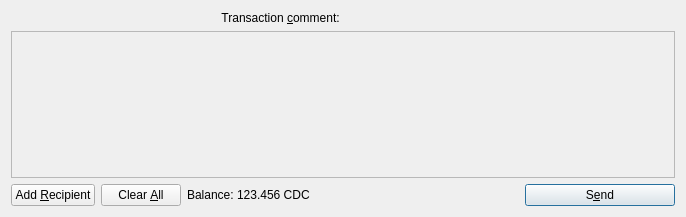
<?xml version="1.0" encoding="UTF-8"?>
<ui version="4.0">
 <class>SendCoinsDialog</class>
 <widget class="QDialog" name="SendCoinsDialog">
  <property name="geometry">
   <rect>
    <x>0</x>
    <y>0</y>
    <width>686</width>
    <height>217</height>
   </rect>
  </property>
  <property name="windowTitle">
   <string>Send Coins</string>
  </property>
  <layout class="QVBoxLayout" name="verticalLayout">
   <item>
    <layout class="QHBoxLayout" name="horizontalLayoutTxComment">
     <property name="spacing">
      <number>0</number>
     </property>
     <item>
      <widget class="QLabel" name="labelTxComment">
       <property name="text">
        <string>Transaction &amp;comment: </string>
       </property>
       <property name="alignment">
        <set>Qt::AlignLeading|Qt::AlignLeft|Qt::AlignRight|Qt::AlignTrailing|Qt::AlignVCenter</set>
       </property>
       <property name="buddy">
        <cstring>editTxComment</cstring>
       </property>
      </widget>
     </item>
     <item>
      <widget class="QValidatedLineEdit" name="editTxComment" native="true">
       <property name="enabled">
        <bool>true</bool>
       </property>
       <property name="toolTip">
        <string>Enter a transaction comment (Note: this information is public)</string>
       </property>
      </widget>
     </item>
    </layout>
   </item>
   <item>
    <widget class="QScrollArea" name="scrollArea">
     <property name="widgetResizable">
      <bool>true</bool>
     </property>
     <widget class="QWidget" name="scrollAreaWidgetContents">
      <property name="geometry">
       <rect>
        <x>0</x>
        <y>0</y>
        <width>666</width>
        <height>145</height>
       </rect>
      </property>
      <layout class="QVBoxLayout" name="verticalLayout_2">
       <property name="leftMargin">
        <number>0</number>
       </property>
       <property name="topMargin">
        <number>0</number>
       </property>
       <property name="rightMargin">
        <number>0</number>
       </property>
       <property name="bottomMargin">
        <number>0</number>
       </property>
       <item>
        <layout class="QVBoxLayout" name="entries">
         <property name="spacing">
          <number>6</number>
         </property>
        </layout>
       </item>
       <item>
        <spacer name="verticalSpacer">
         <property name="orientation">
          <enum>Qt::Vertical</enum>
         </property>
         <property name="sizeHint" stdset="0">
          <size>
           <width>20</width>
           <height>40</height>
          </size>
         </property>
        </spacer>
       </item>
      </layout>
     </widget>
    </widget>
   </item>
   <item>
    <layout class="QHBoxLayout" name="horizontalLayout">
     <item>
      <widget class="QPushButton" name="addButton">
       <property name="toolTip">
        <string>Send to multiple recipients at once</string>
       </property>
       <property name="text">
        <string>Add &amp;Recipient</string>
       </property>
       <property name="icon">
        <iconset resource="../federationcredit.qrc">
         <normaloff>:/icons/add</normaloff>:/icons/add</iconset>
       </property>
       <property name="autoDefault">
        <bool>false</bool>
       </property>
      </widget>
     </item>
     <item>
      <widget class="QPushButton" name="clearButton">
       <property name="sizePolicy">
        <sizepolicy hsizetype="Minimum" vsizetype="Fixed">
         <horstretch>0</horstretch>
         <verstretch>0</verstretch>
        </sizepolicy>
       </property>
       <property name="toolTip">
        <string>Remove all transaction fields</string>
       </property>
       <property name="text">
        <string>Clear &amp;All</string>
       </property>
       <property name="icon">
        <iconset resource="../federationcredit.qrc">
         <normaloff>:/icons/remove</normaloff>:/icons/remove</iconset>
       </property>
       <property name="autoRepeatDelay">
        <number>300</number>
       </property>
       <property name="autoDefault">
        <bool>false</bool>
       </property>
      </widget>
     </item>
     <item>
      <layout class="QHBoxLayout" name="horizontalLayout_2">
       <property name="spacing">
        <number>3</number>
       </property>
       <item>
        <widget class="QLabel" name="label">
         <property name="text">
          <string>Balance:</string>
         </property>
        </widget>
       </item>
       <item>
        <widget class="QLabel" name="labelBalance">
         <property name="cursor">
          <cursorShape>IBeamCursor</cursorShape>
         </property>
         <property name="text">
          <string>123.456 CDC</string>
         </property>
         <property name="textInteractionFlags">
          <set>Qt::LinksAccessibleByMouse|Qt::TextSelectableByKeyboard|Qt::TextSelectableByMouse</set>
         </property>
        </widget>
       </item>
      </layout>
     </item>
     <item>
      <spacer name="horizontalSpacer">
       <property name="orientation">
        <enum>Qt::Horizontal</enum>
       </property>
       <property name="sizeHint" stdset="0">
        <size>
         <width>40</width>
         <height>20</height>
        </size>
       </property>
      </spacer>
     </item>
     <item>
      <widget class="QPushButton" name="sendButton">
       <property name="minimumSize">
        <size>
         <width>150</width>
         <height>0</height>
        </size>
       </property>
       <property name="toolTip">
        <string>Confirm the send action</string>
       </property>
       <property name="text">
        <string>S&amp;end</string>
       </property>
       <property name="icon">
        <iconset resource="../federationcredit.qrc">
         <normaloff>:/icons/send</normaloff>:/icons/send</iconset>
       </property>
       <property name="default">
        <bool>true</bool>
       </property>
      </widget>
     </item>
    </layout>
   </item>
  </layout>
 </widget>
 <customwidgets>
  <customwidget>
   <class>QValidatedLineEdit</class>
   <extends>QWidget</extends>
   <header>qvalidatedlineedit.h</header>
  </customwidget>
 </customwidgets>
 <resources>
  <include location="../federationcredit.qrc"/>
 </resources>
 <connections/>
</ui>
